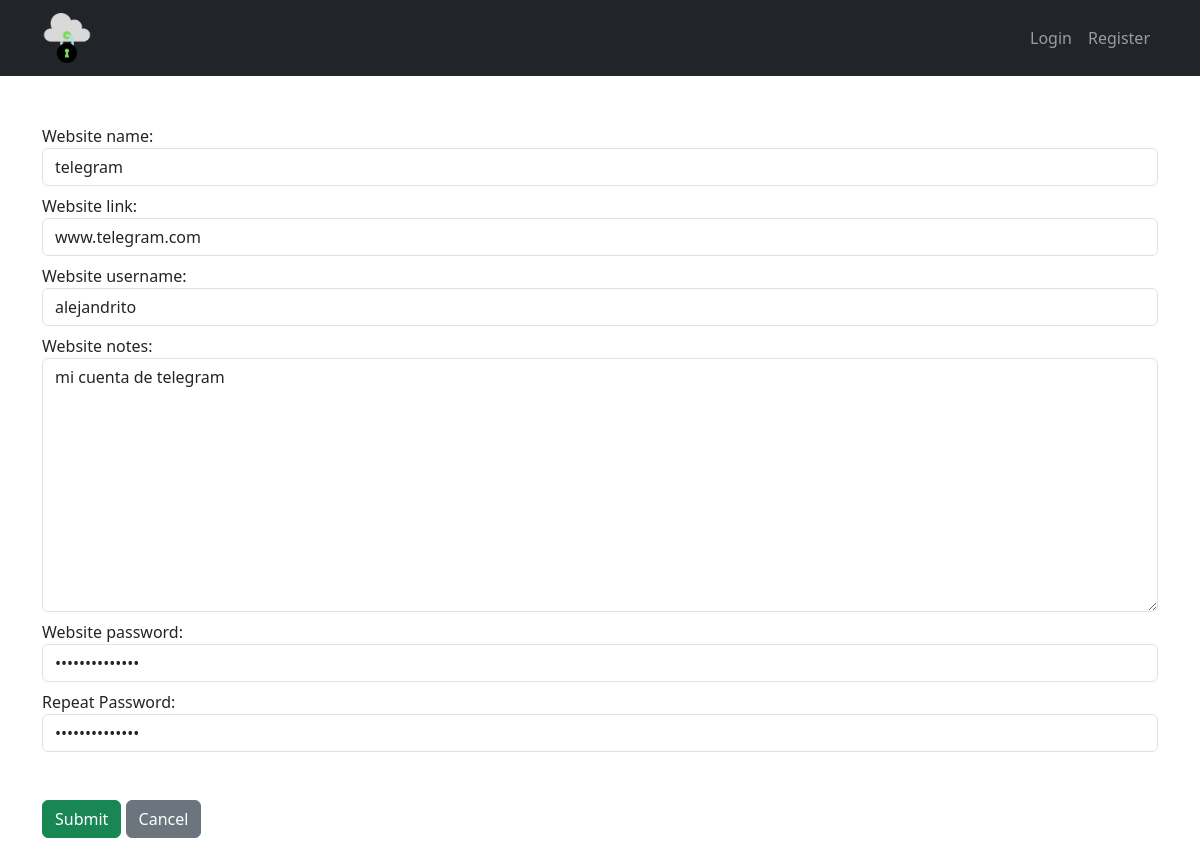
Screenshot of /update/17/ with the database file from the repository.
### core/models.py (models this page shows, shortened)
class Site(models.Model):
    user = models.ForeignKey(User, on_delete=models.CASCADE)
    website_name = models.CharField(max_length=50)
    website_link = models.CharField(max_length=200, null=True, blank=True)
    website_username = models.CharField(max_length=50)
    website_password = models.CharField(max_length=50)
    website_notes = models.CharField(max_length=200, null=True, blank=True)
    created = models.DateTimeField(auto_now_add=True)
    last_modified = models.DateTimeField(auto_now=True)
    class Meta:
        ordering = ['created']

### core/views.py (the view, shortened to what this page needs)
# urls.py: path('update/<int:pk>/', SiteUpdate.as_view(), name="update"),
class SiteUpdate(UpdateView):
    model = Site
    form_class = SiteUpdateForm
    template_name_suffix = '_update_form'
    def get_form(self, form_class=None):
        form = super(SiteUpdate, self).get_form()
        form.fields['website_name'].widget = forms.TextInput(
            attrs={'class': 'form-control mb-2'})
        form.fields['website_link'].widget = forms.TextInput(
            attrs={'class': 'form-control mb-2'})
        form.fields['website_username'].widget = forms.TextInput(
            attrs={'class': 'form-control mb-2'})
        form.fields['website_password'].widget = forms.TextInput(
            attrs={'type': 'password', 'class': 'form-control mb-2'})
        form.fields['website_notes'].widget = forms.Textarea(
            attrs={'class': 'form-control mb-2'})
        return form

### core/views.py (shortened to what this page needs)
class SiteUpdateForm(forms.ModelForm):
    password_repeat = forms.CharField(label='Repeat Password', widget=forms.PasswordInput(
        attrs={'class': 'form-control mb-2'}))
    class Meta:
        model = Site
        fields = ['website_name', 'website_link', 'website_username', 'website_notes', 'website_password']
    def __init__(self, *args, **kwargs):
        super().__init__(*args, **kwargs)
        if 'website_password' in self.fields:
            website_password_value = self.instance.website_password
            self.fields['password_repeat'].widget.attrs['value'] = website_password_value

### core/templates/core/site_update_form.html (shortened to what this page needs)
{% extends 'core/base.html' %}
{% block content %}
<div class="container mt-5">
        <form method="POST">
            {{ form.as_table }}
            <div class="my-5">
            <input type="submit" class="btn btn-success" value="Submit">
            <a href="{% url 'site' site.id %}" class="btn btn-secondary">Cancel</a>
            </div>
        </form>
</div>
{% endblock %}

### rows the page displays
Site: website_name "telegram", website_link "www.telegram.com", website_username "alejandrito", website_notes "mi cuenta de telegram"
